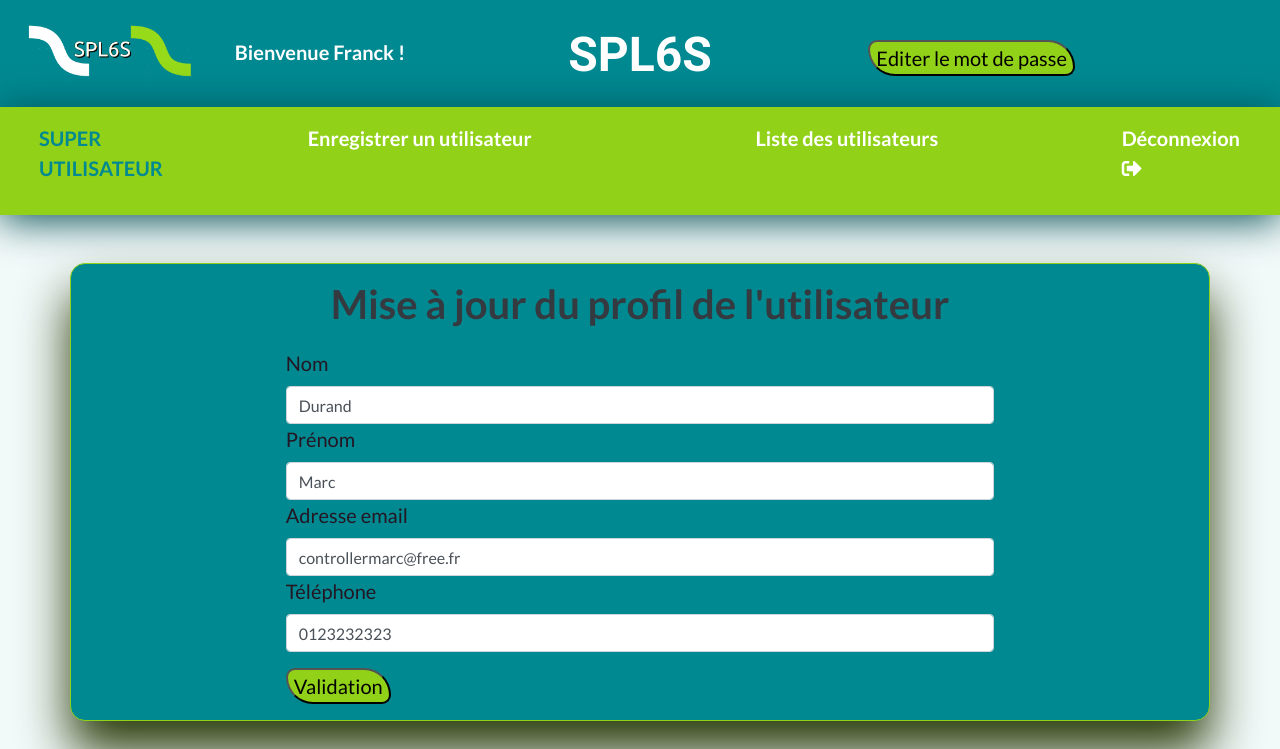
Screenshot of /userProfil.php?id=3 (signed in) with the database file from the repository.
### tables this page shows
CREATE TABLE `prs13_users` (
  `id` int(11) NOT NULL,
  `firstname` varchar(50) DEFAULT NULL,
  `lastname` varchar(50) DEFAULT NULL,
  `phone` varchar(15) DEFAULT NULL,
  `email` varchar(50) DEFAULT NULL,
  `password` varchar(255) DEFAULT NULL,
  `idRoles` int(11) NOT NULL,
  `idSocieties` int(11) NOT NULL,
  `idUsers` int(11) DEFAULT NULL
);

### models/database.php (called while the page is built, shortened)
<?php
class dataBaseSingleton {
    private static $_instance;
    protected function __construct() {
        $this->host = HOST;
        $this->login = LOGIN;
        $this->password = PASSWORD;
        $this->dbname = DBNAME;
        try {
            $this->db = new PDO('mysql:host=' . $this->host . ';dbname=' . $this->dbname . ';charset=utf8', $this->login, $this->password);
        } catch (Exception $e) {
            $msg = 'Erreur PDO dans ' . $e->getFile() . ' ligne ' . $e->getLine() . ' : ' . $e->getMessage();
            die($msg);
        }
    }
    public static function getInstance() {
        if (is_null(self::$_instance)) {
            self::$_instance = new self();
        }
        return self::$_instance;
    }
}

### models/users.php (called while the page is built, shortened)
<?php
class users {
    public $id;
    private $db;
    public function __construct() {
        $database = dataBaseSingleton::getInstance();
        $this->db = $database->db;
    }
    public function getProfilById() {
        $PDOResult = $this->db->prepare('SELECT `id`, `firstname`, `lastname`, `phone`, `email`, `idRoles`, `idSocieties` '
                . 'FROM `prs13_users` '
                . 'WHERE `id` = :id');
        $PDOResult->bindvalue(':id', $this->id, PDO::PARAM_INT);
        $PDOResult->execute();
        if (is_object($PDOResult)) {
            $result = $PDOResult->fetch(PDO::FETCH_OBJ);
        }
        return $result;
    }
}

### controllers/userProfilCtrl.php (called while the page is built, shortened)
<?php
$profil = new users();
$profil->id = $_GET['id'];
$profilList = $profil->getProfilById();

### userProfil.php (the view, shortened to what this page needs)
<?php
include 'controllers/userProfilCtrl.php';
include '_header.php';
?>
<body>
    <?php include '_navbar.php'; ?>
    <div class="container managment mt-5">
        <div class="row">
            <H1 class="col-md-12 text-center text-dark mt-3">Mise à jour du profil de l'utilisateur</H1>
        </div>
        <div  class="offset-2 col-md-8">
            <form action="#" method="POST">
                <div class="form-group">
                    <label for="lastname">Nom</label>
                    <input type="text" class="form-control" name="lastname" id="lastname" placeholder="Nom" value="<?= $profilList->lastname ?>"/>
                    <label for="firstname">Prénom</label>
                    <input type="text" class="form-control" name="firstname" id="firstname" placeholder="Prénom" value="<?= $profilList->firstname ?>"/>
                    <label for="email">Adresse email</label>
                    <input type="text" class="form-control" name="email" id="email" placeholder="Adresse email" value="<?= $profilList->email ?>"/>
                    <label for="phone">Téléphone</label>
                    <input type="text" class="form-control" name="phone" id="phone" placeholder="Téléphone" value="<?= $profilList->phone ?>"/>
                    <button class="mt-3" type="submit" name="submit" id="submit" value="">Validation</button>
                </div>
            </form>
        </div>
    </div>
</body>
</html>

### assets/css/style.css (style rules this page uses)
body { background-color: #F2F9F9; z-index:1; font-family: 'Lato', sans-serif; color: #241623; font-size: 20px; }
.managment { background-color: #008991; border: 1px solid #91D219; border-radius: 15px; box-shadow: 0px 30px 50px #283a07; margin-top: 20px; }
h1 { font-weight: bold; margin-bottom: 20px; }
button { background-color: #91D219; color: black; border-color: black; border-radius: 23px 69px; }

### rows the page displays
prs13_users: lastname "Durand", firstname "Marc", email "controllermarc@free.fr", phone "0123232323"

### other values shown
$_SESSION['firstname'] "Franck"
$_SESSION['name'] "SUPER UTILISATEUR"
